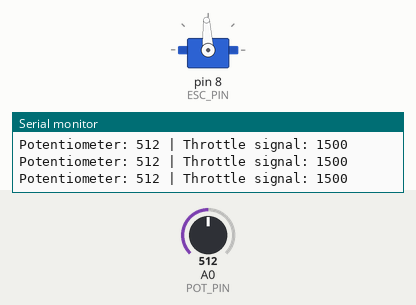
The sketch below on a simulated Arduino Uno, built with avr-gcc and run on an emulated ATmega328P. Shown: servo, the last lines printed to the serial monitor. Inputs (shaded band) come from the test bench; at power-on: A0 (POT_PIN) = 512.

Above: at 3.2 s.
3.3 s: A0 (POT_PIN) set to 986
At 3.6 s:
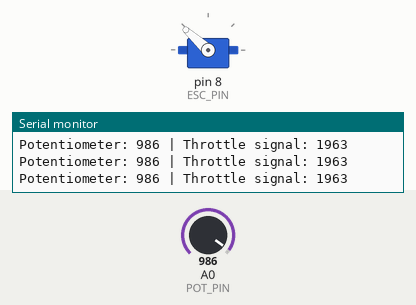
4.8 s: A0 (POT_PIN) set to 1014
At 5.7 s:
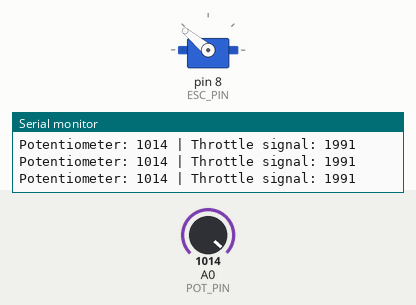
6.3 s: A0 (POT_PIN) set to 716
At 7.2 s:
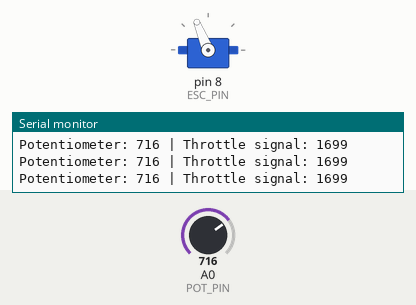
7.8 s: A0 (POT_PIN) set to 306
At 8.6 s:
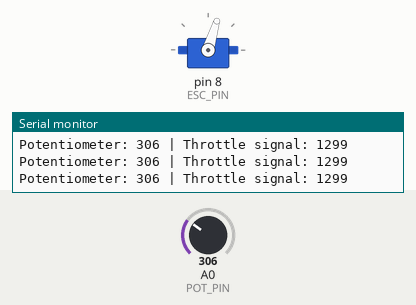
9.3 s: A0 (POT_PIN) set to 511
At 10.7 s:
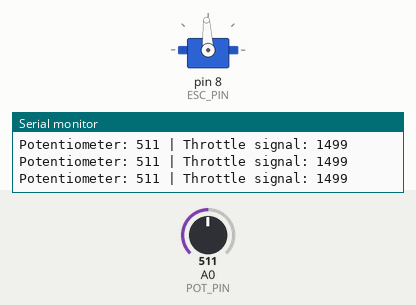
Timing chart, 0 to 12.3 s (numbered marks = the images above; inputs shaded):
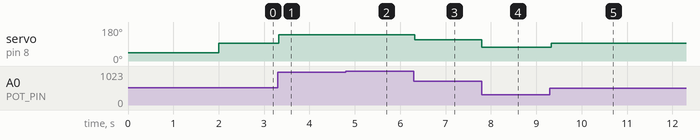

The sketch:

Installed.ino
```cpp
#include <Servo.h>

Servo ESC;                // Create servo object to control the ESC
#define ESC_PIN 8         // Pin connected to ESC signal wire
#define POT_PIN A0        // Pin connected to potentiometer

void setup() {
  Serial.begin(9600);
  ESC.attach(ESC_PIN);

  Serial.println("Calibrating ESC...");
  ESC.writeMicroseconds(1000);   // Minimum throttle
  delay(2000);                   // Wait 2 seconds for ESC to arm
  Serial.println("ESC armed and ready.");
}

void loop() {
  int potValue = analogRead(POT_PIN);                 // Read potentiometer value (0–1023)
  int throttle = map(potValue, 0, 1023, 1000, 2000);  // Map to ESC signal range

  ESC.writeMicroseconds(throttle);                    // Send signal to ESC

  // Debug info on serial monitor
  Serial.print("Potentiometer: ");
  Serial.print(potValue);
  Serial.print(" | Throttle signal: ");
  Serial.println(throttle);

  delay(50);  // Small delay for stability
}
```

Measured:
- after the input at 3.3 s, servo on pin 8 (ESC_PIN): 93° → 138° at once
- after the input at 4.8 s, servo on pin 8 (ESC_PIN): 138° → 140° after 0.05 s
- after the input at 6.3 s, servo on pin 8 (ESC_PIN): 140° → 112° at once
- after the input at 7.8 s, servo on pin 8 (ESC_PIN): 112° → 73° at once
- after the input at 9.3 s, servo on pin 8 (ESC_PIN): 73° → 93° at once
